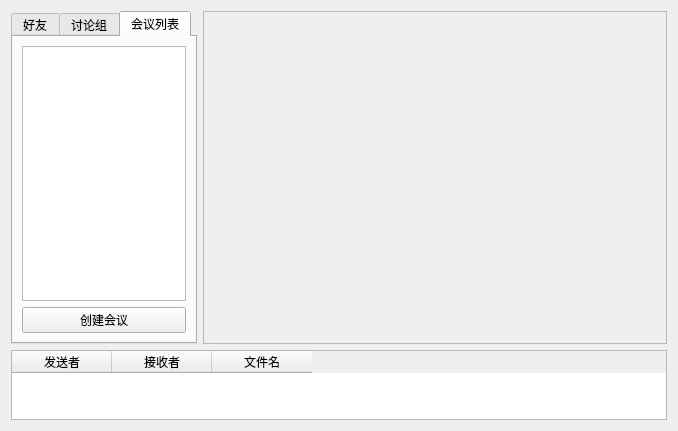
<?xml version="1.0" encoding="UTF-8"?>
<ui version="4.0">
 <class>menuwidget</class>
 <widget class="QWidget" name="menuwidget">
  <property name="geometry">
   <rect>
    <x>0</x>
    <y>0</y>
    <width>678</width>
    <height>431</height>
   </rect>
  </property>
  <property name="windowTitle">
   <string>Form</string>
  </property>
  <layout class="QVBoxLayout" name="verticalLayout_4" stretch="5,1">
   <item>
    <layout class="QHBoxLayout" name="horizontalLayout" stretch="4,10">
     <item>
      <widget class="QTabWidget" name="tabWidget">
       <property name="currentIndex">
        <number>2</number>
       </property>
       <widget class="QWidget" name="tab">
        <attribute name="title">
         <string>好友</string>
        </attribute>
        <layout class="QVBoxLayout" name="verticalLayout">
         <item>
          <widget class="QListWidget" name="friendList_LW"/>
         </item>
         <item>
          <widget class="QPushButton" name="addFriend_PB">
           <property name="text">
            <string>添加好友</string>
           </property>
          </widget>
         </item>
        </layout>
       </widget>
       <widget class="QWidget" name="tab_2">
        <attribute name="title">
         <string>讨论组</string>
        </attribute>
        <layout class="QVBoxLayout" name="verticalLayout_2">
         <item>
          <widget class="QListWidget" name="groupList_LW"/>
         </item>
         <item>
          <widget class="QPushButton" name="addmeber_PB">
           <property name="text">
            <string>添加成员</string>
           </property>
          </widget>
         </item>
         <item>
          <widget class="QPushButton" name="creategroup_PB">
           <property name="text">
            <string>创建小组</string>
           </property>
          </widget>
         </item>
        </layout>
       </widget>
       <widget class="QWidget" name="tab_3">
        <attribute name="title">
         <string>会议列表</string>
        </attribute>
        <layout class="QVBoxLayout" name="verticalLayout_3">
         <item>
          <widget class="QListWidget" name="meetingList_LW"/>
         </item>
         <item>
          <widget class="QPushButton" name="createMeeting_PB">
           <property name="text">
            <string>创建会议</string>
           </property>
          </widget>
         </item>
        </layout>
       </widget>
      </widget>
     </item>
     <item>
      <widget class="QFrame" name="frame">
       <property name="frameShape">
        <enum>QFrame::StyledPanel</enum>
       </property>
       <property name="frameShadow">
        <enum>QFrame::Raised</enum>
       </property>
      </widget>
     </item>
    </layout>
   </item>
   <item>
    <widget class="QTableWidget" name="fileList_TW">
     <property name="editTriggers">
      <set>QAbstractItemView::NoEditTriggers</set>
     </property>
     <column>
      <property name="text">
       <string>发送者</string>
      </property>
     </column>
     <column>
      <property name="text">
       <string>接收者</string>
      </property>
     </column>
     <column>
      <property name="text">
       <string>文件名</string>
      </property>
     </column>
    </widget>
   </item>
  </layout>
 </widget>
 <resources/>
 <connections/>
</ui>
